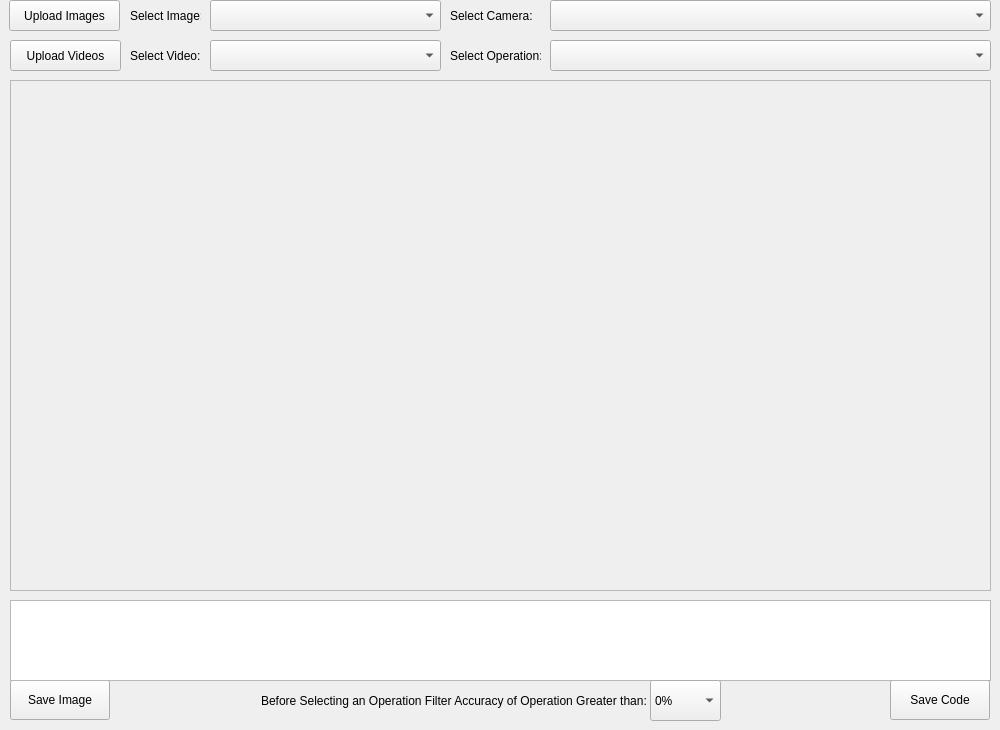
    <widget class="QWidget" name="page_DeepLearningFoundationOperations">
     <widget class="QPushButton" name="pushButton_UploadImages_DeepLearningFoundation">
      <property name="geometry">
       <rect>
        <x>9</x>
        <y>0</y>
        <width>111</width>
        <height>31</height>
       </rect>
      </property>
      <property name="text">
       <string>Upload Images</string>
      </property>
     </widget>
     <widget class="QPushButton" name="pushButton_UploadVideos_DeepLearningFoundation">
      <property name="geometry">
       <rect>
        <x>10</x>
        <y>40</y>
        <width>111</width>
        <height>31</height>
       </rect>
      </property>
      <property name="text">
       <string>Upload Videos</string>
      </property>
     </widget>
     <widget class="QComboBox" name="comboBox_SelectVideo_DeepLearningFoundation">
      <property name="geometry">
       <rect>
        <x>210</x>
        <y>40</y>
        <width>231</width>
        <height>31</height>
       </rect>
      </property>
      <property name="maxVisibleItems">
       <number>50</number>
      </property>
      <item>
       <property name="text">
        <string/>
       </property>
      </item>
     </widget>
     <widget class="QComboBox" name="comboBox_SelectImage_DeepLearningFoundation">
      <property name="geometry">
       <rect>
        <x>210</x>
        <y>0</y>
        <width>231</width>
        <height>31</height>
       </rect>
      </property>
      <property name="maxVisibleItems">
       <number>50</number>
      </property>
      <item>
       <property name="text">
        <string/>
       </property>
      </item>
     </widget>
     <widget class="QLabel" name="label_SelectImage_DeepLearningFoundation">
      <property name="geometry">
       <rect>
        <x>130</x>
        <y>0</y>
        <width>71</width>
        <height>31</height>
       </rect>
      </property>
      <property name="text">
       <string>Select Image:</string>
      </property>
     </widget>
     <widget class="QPushButton" name="pushButton_SaveCode_DeepLearningFoundation">
      <property name="geometry">
       <rect>
        <x>890</x>
        <y>680</y>
        <width>100</width>
        <height>40</height>
       </rect>
      </property>
      <property name="text">
       <string>Save Code</string>
      </property>
     </widget>
     <widget class="QLabel" name="label_SelectVideo_DeepLearningFoundation">
      <property name="geometry">
       <rect>
        <x>130</x>
        <y>45</y>
        <width>71</width>
        <height>21</height>
       </rect>
      </property>
      <property name="text">
       <string>Select Video:</string>
      </property>
     </widget>
     <widget class="QPushButton" name="pushButton_SaveImage_DeepLearningFoundation">
      <property name="geometry">
       <rect>
        <x>10</x>
        <y>680</y>
        <width>100</width>
        <height>40</height>
       </rect>
      </property>
      <property name="text">
       <string>Save Image</string>
      </property>
     </widget>
     <widget class="QTextBrowser" name="textBrowser_DeepLearningFoundation">
      <property name="geometry">
       <rect>
        <x>10</x>
        <y>600</y>
        <width>981</width>
        <height>81</height>
       </rect>
      </property>
     </widget>
     <widget class="QLabel" name="label_SelectCameraDeepLearningFoundation">
      <property name="geometry">
       <rect>
        <x>450</x>
        <y>0</y>
        <width>91</width>
        <height>31</height>
       </rect>
      </property>
      <property name="text">
       <string>Select Camera:</string>
      </property>
     </widget>
     <widget class="QComboBox" name="comboBox_SelectCameraDeepLearningFoundation">
      <property name="geometry">
       <rect>
        <x>550</x>
        <y>0</y>
        <width>441</width>
        <height>31</height>
       </rect>
      </property>
      <property name="maxVisibleItems">
       <number>50</number>
      </property>
      <item>
       <property name="text">
        <string/>
       </property>
      </item>
     </widget>
     <widget class="QComboBox" name="comboBox_SelectOperationDeepLearningFoundation">
      <property name="geometry">
       <rect>
        <x>550</x>
        <y>40</y>
        <width>441</width>
        <height>31</height>
       </rect>
      </property>
      <property name="maxVisibleItems">
       <number>50</number>
      </property>
      <item>
       <property name="text">
        <string/>
       </property>
      </item>
      <item>
       <property name="text">
        <string>Image Recognition using Pre-Trained VGGNet16 Model</string>
       </property>
      </item>
      <item>
       <property name="text">
        <string>Image Recognition using Pre-Trained VGGNet19 Model</string>
       </property>
      </item>
      <item>
       <property name="text">
        <string>Image Recognition using Pre-Trained ResNet50 Model</string>
       </property>
      </item>
      <item>
       <property name="text">
        <string>Image Recognition using Pre-Trained Inception_v3 Model</string>
       </property>
      </item>
      <item>
       <property name="text">
        <string>Image Recognition using Pre-Trained Xception Model</string>
       </property>
      </item>
      <item>
       <property name="text">
        <string>Object Detection by Pre-Trained Mobilenet SSD Model on Images</string>
       </property>
      </item>
      <item>
       <property name="text">
        <string>Object Detection by Pre-Trained Mobilenet SSD Model on Pre-Saved Video</string>
       </property>
      </item>
      <item>
       <property name="text">
        <string>Object Detection by Pre-Trained Mobilenet SSD Model on Realtime Video</string>
       </property>
      </item>
      <item>
       <property name="text">
        <string>Object Mask Implementation by Pre-Trained MaskRCNN Model on Images</string>
       </property>
      </item>
      <item>
       <property name="text">
        <string>Bounding Box Implementation by Pre-Trained MaskRCNN Model on Images</string>
       </property>
      </item>
      <item>
       <property name="text">
        <string>Object Detection by Pre-Trained MaskRCNN Model on Pre-Saved Video</string>
       </property>
      </item>
      <item>
       <property name="text">
        <string>Object Detection by Pre-Trained MaskRCNN Model on Realtime Video</string>
       </property>
      </item>
      <item>
       <property name="text">
        <string>Object Detection by Pre-Trained Tiny YOLO Model on Images</string>
       </property>
      </item>
      <item>
       <property name="text">
        <string>Object Detection by Pre-Trained Tiny YOLO Model on Pre-Saved Video</string>
       </property>
      </item>
      <item>
       <property name="text">
        <string>Object Detection by Pre-Trained Tiny YOLO Model on Realtime Video</string>
       </property>
      </item>
      <item>
       <property name="text">
        <string>Object Detection by Pre-Trained YOLO Model on Images</string>
       </property>
      </item>
      <item>
       <property name="text">
        <string>Object Detection by Pre-Trained Optimized YOLO Model on Images</string>
       </property>
      </item>
      <item>
       <property name="text">
        <string>Object Detection by Pre-Trained YOLO Model on Pre-Saved Video</string>
       </property>
      </item>
      <item>
       <property name="text">
        <string>Object Detection by Pre-Trained Optimized YOLO Model on Pre-Saved Video</string>
       </property>
      </item>
      <item>
       <property name="text">
        <string>Object Detection by Pre-Trained YOLO Model on Realtime Video</string>
       </property>
      </item>
      <item>
       <property name="text">
        <string>Object Detection by Pre-Trained Optimized YOLO Model on Realtime Video</string>
       </property>
      </item>
     </widget>
     <widget class="QLabel" name="label_SelectOperationDeepLearningFoundation">
      <property name="geometry">
       <rect>
        <x>450</x>
        <y>40</y>
        <width>91</width>
        <height>31</height>
       </rect>
      </property>
      <property name="text">
       <string>Select Operation:</string>
      </property>
     </widget>
     <widget class="QFrame" name="frame_DeepLearningFoundation">
      <property name="geometry">
       <rect>
        <x>10</x>
        <y>80</y>
        <width>981</width>
        <height>511</height>
       </rect>
      </property>
      <property name="frameShape">
       <enum>QFrame::Shape::StyledPanel</enum>
      </property>
      <property name="frameShadow">
       <enum>QFrame::Shadow::Raised</enum>
      </property>
     </widget>
     <widget class="QLabel" name="label_FilterAccuracy_DeepLearningFoundation">
      <property name="geometry">
       <rect>
        <x>261</x>
        <y>680</y>
        <width>391</width>
        <height>41</height>
       </rect>
      </property>
      <property name="text">
       <string>Before Selecting an Operation Filter Accuracy of Operation Greater than:</string>
      </property>
     </widget>
     <widget class="QComboBox" name="comboBox_FilterAccuracy_DeepLearningFoundation">
      <property name="geometry">
       <rect>
        <x>650</x>
        <y>680</y>
        <width>71</width>
        <height>41</height>
       </rect>
      </property>
      <item>
       <property name="text">
        <string>0%</string>
       </property>
      </item>
      <item>
       <property name="text">
        <string>5%</string>
       </property>
      </item>
      <item>
       <property name="text">
        <string>10%</string>
       </property>
      </item>
      <item>
       <property name="text">
        <string>15%</string>
       </property>
      </item>
      <item>
       <property name="text">
        <string>20%</string>
       </property>
      </item>
      <item>
       <property name="text">
        <string>25%</string>
       </property>
      </item>
      <item>
       <property name="text">
        <string>30%</string>
       </property>
      </item>
      <item>
       <property name="text">
        <string>35%</string>
       </property>
      </item>
      <item>
       <property name="text">
        <string>40%</string>
       </property>
      </item>
      <item>
       <property name="text">
        <string>45%</string>
       </property>
      </item>
      <item>
       <property name="text">
        <string>50%</string>
       </property>
      </item>
      <item>
       <property name="text">
        <string>55%</string>
       </property>
      </item>
      <item>
       <property name="text">
        <string>60%</string>
       </property>
      </item>
      <item>
       <property name="text">
        <string>65%</string>
       </property>
      </item>
      <item>
       <property name="text">
        <string>70%</string>
       </property>
      </item>
      <item>
       <property name="text">
        <string>75%</string>
       </property>
      </item>
      <item>
       <property name="text">
        <string>80%</string>
       </property>
      </item>
      <item>
       <property name="text">
        <string>85%</string>
       </property>
      </item>
      <item>
       <property name="text">
        <string>90%</string>
       </property>
      </item>
      <item>
       <property name="text">
        <string>95%</string>
       </property>
      </item>
      <item>
       <property name="text">
        <string>100%</string>
       </property>
      </item>
     </widget>
    </widget>
